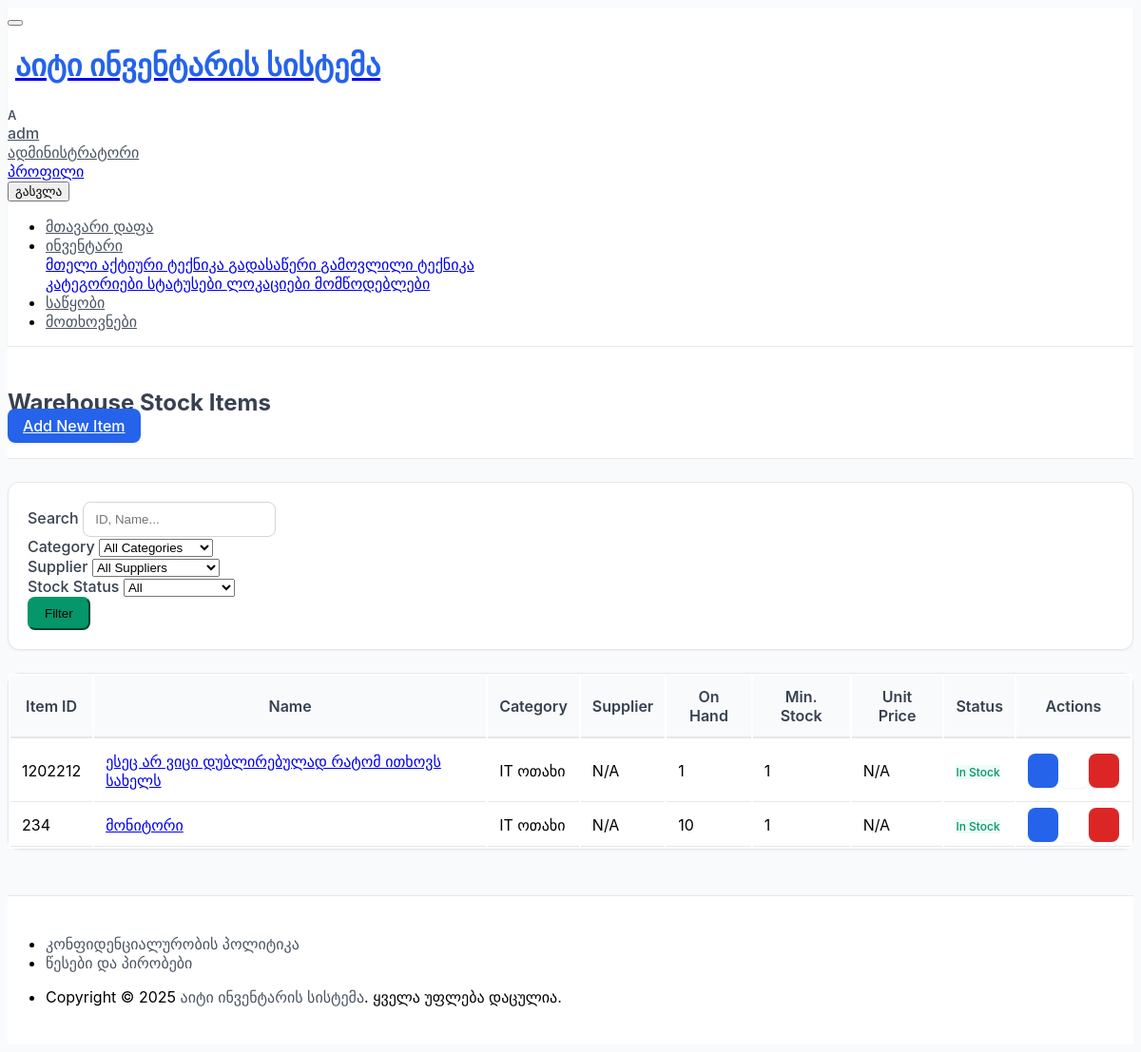
The app's page /warehouse/ (signed in), older data.
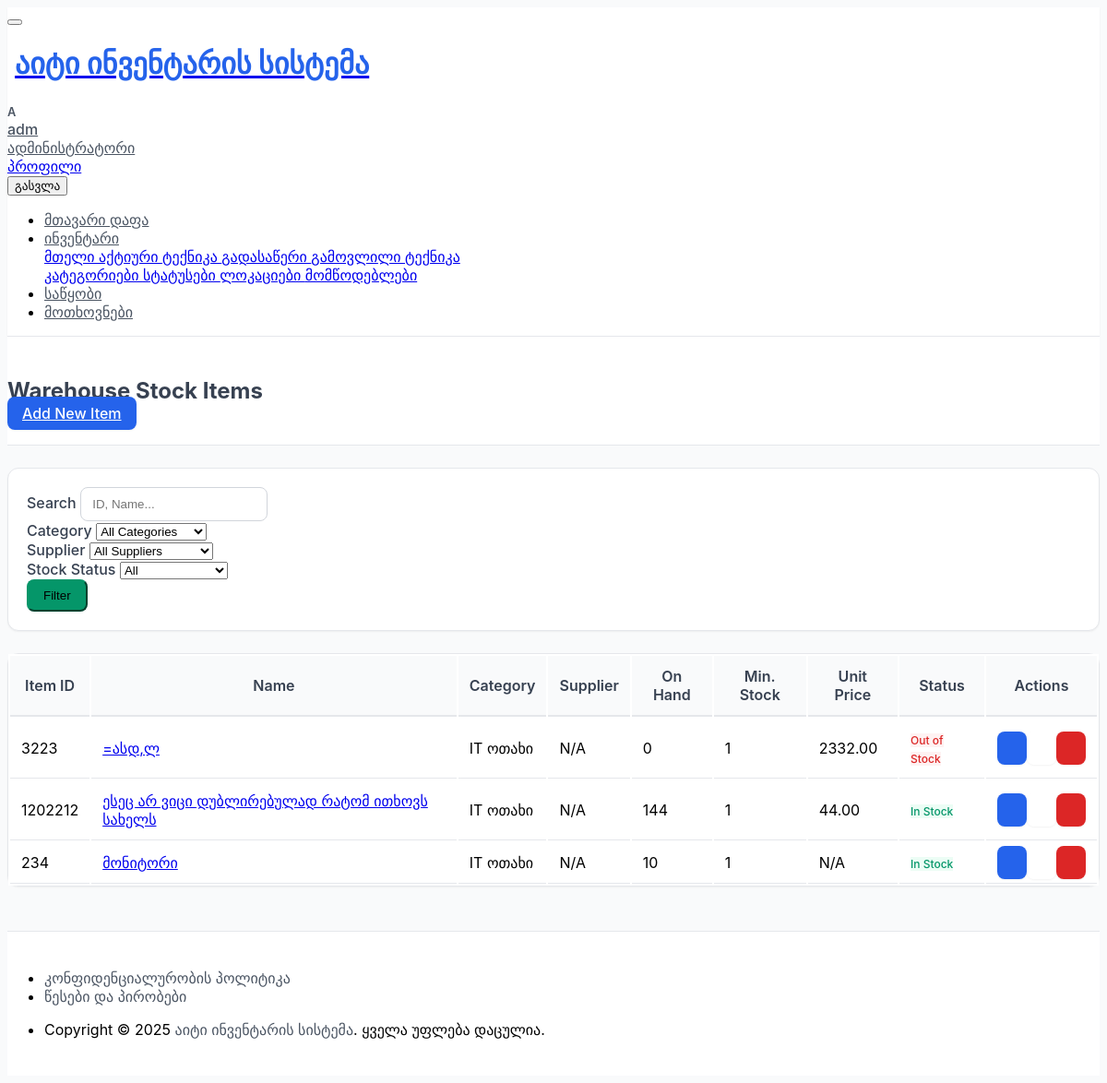
The same page, newer data.
### warehouse/models.py (models this page shows, shortened)
class StockItem(models.Model):
    item_id = models.CharField(
        _("Item ID / SKU"),
        max_length=50,
        unique=True,
        help_text=_("Unique identifier for the stock item (e.g., SKU, part number).")
    )
    name = models.CharField(
        _("Item Name"),
        max_length=200,
        help_text=_("Name of the stock item (e.g., USB-C Cable, HP 85A Toner Cartridge).")
    )
    description = models.TextField(
        _("Description"),
        blank=True,
        null=True
    )
    category = models.ForeignKey(
        StockItemCategory,
        verbose_name=_("Category"),
        on_delete=models.SET_NULL,
        null=True,
        blank=True, # Making it optional
        related_name="stock_items",
        help_text=_("Select the category for this item.")
    )
    supplier = models.ForeignKey(
        StockItemSupplier,
        verbose_name=_("Supplier"),
        on_delete=models.SET_NULL,
        null=True,
        blank=True, # Making it optional
        related_name="supplied_stock_items",
        help_text=_("Select the supplier for this item.")
    )
    quantity_on_hand = models.PositiveIntegerField(
        _("Quantity on Hand"),
        default=0,
        help_text=_("Current quantity in stock.")
    )
    minimum_stock_level = models.PositiveIntegerField(
        _("Minimum Stock Level"),
        default=1, # Or 0 if items can have no minimum
        help_text=_("Minimum quantity before reordering is needed.")
    )
    unit_price = models.DecimalField(
        _("Unit Price"),
        max_digits=10,
        decimal_places=2,
        null=True,
        blank=True,
        help_text=_("Price per unit. Enter 0 if not applicable or free.")
    )
    storage_location = models.CharField(
        _("Storage Location"),
        max_length=100,
        blank=True,
        null=True,
        help_text=_("Physical location in the warehouse (e.g., Shelf A1, Bin 3).")
    )
    last_restocked_date = models.DateField(
        _("Last Restocked Date"),
        null=True,
        blank=True,
        help_text=_("Date when the item was last restocked.")
    )
    expiry_date = models.DateField(
        _("Expiry Date"),
        null=True,
        blank=True,
        help_text=_("For perishable items. Leave blank if not applicable.")
    )
    notes = models.TextField(
        _("Notes"),
        blank=True,
        null=True,
        help_text=_("Any additional notes about this stock item.")
    )
    date_added = models.DateTimeField(
        _("Date Added"),
        default=timezone.now, # Changed from auto_now_add to default for consistency with Equipment, still acts similarly on creation
        editable=False
    )
    added_by = models.ForeignKey(
        settings.AUTH_USER_MODEL,
        verbose_name=_("Added By"),
        related_name='added_stock_items',
        on_delete=models.SET_NULL,
        null=True,
        blank=True,
        editable=False
    )
    last_updated = models.DateTimeField(
        _("Last Updated"),
        auto_now=True, # This is correct for updates
        editable=False
    )
    updated_by = models.ForeignKey(
        settings.AUTH_USER_MODEL,
        verbose_name=_("Last Updated By"),
        related_name='updated_stock_items',
        on_delete=models.SET_NULL,
        null=True,
        blank=True,
        editable=False
    )
    class Meta:
        verbose_name = _("Stock Item")
        verbose_name_plural = _("Stock Items")
        ordering = ['name']
    @property
    def is_below_minimum_stock(self):
        return self.quantity_on_hand < self.minimum_stock_level

class StockItemCategory(models.Model):
    name = models.CharField(
        _("Category Name"),
        max_length=100,
        unique=True,
        help_text=_("Category of the stock item (e.g., Cables, Toners, Peripherals).")
    )
    description = models.TextField(
        _("Description"),
        blank=True,
        null=True,
        help_text=_("Optional: A brief description of the category.")
    )
    class Meta:
        verbose_name = _("Stock Item Category")
        verbose_name_plural = _("Stock Item Categories")
        ordering = ['name']

### warehouse/views.py (the view, shortened to what this page needs)
# urls.py: path('', views.StockItemListView.as_view(), name='stockitem_list'),
class StockItemListView(LoginRequiredMixin, UserPassesTestMixin, ListView):
    model = StockItem
    template_name = 'warehouse/stockitem_list.html'
    context_object_name = 'stock_items'
    paginate_by = 10
    def test_func(self):
        return self.request.user.has_perm('warehouse.view_stockitem')
    def get_queryset(self):
        queryset = StockItem.objects.select_related('category', 'supplier').order_by('name')
        search_query = self.request.GET.get('q')
        category_id = self.request.GET.get('category')
        supplier_id = self.request.GET.get('supplier')
        stock_status = self.request.GET.get('stock_status')
        if search_query:
            queryset = queryset.filter(
                Q(name__icontains=search_query) |
                Q(item_id__icontains=search_query) |
                Q(description__icontains=search_query)
            )
        if category_id:
            queryset = queryset.filter(category_id=category_id)
        if supplier_id:
            queryset = queryset.filter(supplier_id=supplier_id)
        return queryset
    def get_context_data(self, **kwargs):
        context = super().get_context_data(**kwargs)
        context['page_title'] = _("Warehouse Stock Items")
        context['categories_for_filter'] = InventoryCategory.objects.all().order_by('name')
        context['suppliers_for_filter'] = InventorySupplier.objects.all().order_by('name')
        return context

### warehouse/templates/warehouse/stockitem_list.html (shortened to what the changed rows need)
{% extends "core/base.html" %}
{% load i18n %}
{% load static %}
{% block page_header_title %}
    {% trans "Warehouse Stock Items" %}
{% endblock page_header_title %}
{% block content %}
    {% if stock_items %}
        <div class="card">
            <div class="table-responsive">
                <table class="table table-vcenter card-table table-striped table-hover">
                    <thead>
                        <tr>
                            <th>{% trans "Item ID" %}</th>
                            <th>{% trans "Name" %}</th>
                            <th>{% trans "Category" %}</th>
                            <th>{% trans "Supplier" %}</th>
                            <th class="text-end">{% trans "On Hand" %}</th>
                            <th class="text-end">{% trans "Min. Stock" %}</th>
                            <th class="text-end">{% trans "Unit Price" %}</th>
                            <th>{% trans "Status" %}</th>
                            <th class="w-1">{% trans "Actions" %}</th>
                        </tr>
                    </thead>
                    <tbody>
                        {% for item in stock_items %}
                        <tr class="{% if item.is_below_minimum_stock and item.quantity_on_hand > 0 %}table-warning{% elif item.quantity_on_hand == 0 %}table-danger{% endif %}">
                            <td>{{ item.item_id }}</td>
                            <td>
                                {% if perms.warehouse.view_stockitem %}
                                <a href="{% url 'warehouse:stockitem_detail' pk=item.pk %}">{{ item.name }}</a>
                                {% else %}
                                {{ item.name }}
                                {% endif %}
                            </td>
                            <td>{{ item.category.name|default:"N/A" }}</td>
                            <td>{{ item.supplier.name|default:"N/A" }}</td>
                            <td class="text-end">{{ item.quantity_on_hand }}</td>
                            <td class="text-end">{{ item.minimum_stock_level }}</td>
                            <td class="text-end">{{ item.unit_price|default:"N/A" }} {{ item.currency }}</td>
                            <td>
                                {% if item.quantity_on_hand == 0 %}
                                    <span class="badge bg-danger-lt">{% trans "Out of Stock" %}</span>
                                {% elif item.is_below_minimum_stock %}
                                    <span class="badge bg-warning-lt">{% trans "Low Stock" %}</span>
                                {% else %}
                                    <span class="badge bg-success-lt">{% trans "In Stock" %}</span>
                                {% endif %}
                            </td>                            <td>
                                <div class="btn-list flex-nowrap">
                                    {% if perms.warehouse.view_stockitem %}
                                    <a href="{% url 'warehouse:stockitem_detail' pk=item.pk %}" class="btn btn-primary" title="{% trans "View Details" %}">
                                    </a>
                                    {% endif %}
                                    {% if perms.warehouse.change_stockitem %}
                                    <a href="{% url 'warehouse:stockitem_edit' pk=item.pk %}" class="btn btn-secondary" title="{% trans "Edit" %}">
                                    </a>
                                    {% endif %}
                                    {% if perms.warehouse.delete_stockitem %}
                                    <a href="{% url 'warehouse:stockitem_delete' pk=item.pk %}" class="btn btn-danger" title="{% trans "Delete" %}">
                                    </a>
                                    {% endif %}
                                </div>
                            </td>
                        </tr>
                        {% endfor %}
                    </tbody>
                </table>
            </div>
        </div>
    {% endif %}
{% endblock content %}

Row changes from the older to the newer data that the page shows:
added StockItem: item_id "3223", name "=ასდ,ლ", category.name "IT ოთახი", supplier.name "N/A", quantity_on_hand "0", minimum_stock_level "1", unit_price "2332.00"
changed StockItem "ესეც არ ვიცი დუბლირებულად რატომ ითხოვს სახელს": quantity_on_hand "1" → "144"; unit_price "N/A" → "44.00"
